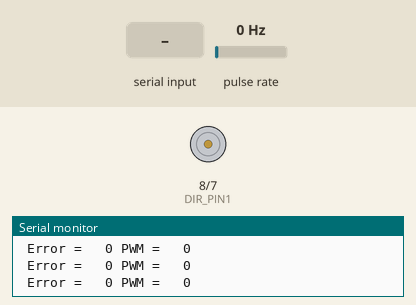
The sketch below on a simulated Arduino Uno, built with avr-gcc and run on an emulated ATmega328P. On the bench: motor-driver pin pairs drawn as motors (green arrow = first pin HIGH = forward, orange = second pin HIGH = backward, longer = more drive, scaled by the enable pin), the last lines printed to the serial monitor. Wiring (inferred from the names in the program): pulse sensor: data pin 2. The inputs (shaded band) are chosen by the test bench; at power-on: pulse rate 0 Hz.

Above: at 1.2 s.
1.3 s: "90,45\n" received over Serial
At 1.9 s:
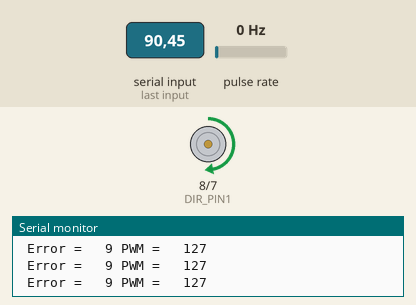
2.8 s: "30,150\n" received over Serial
At 3.2 s:
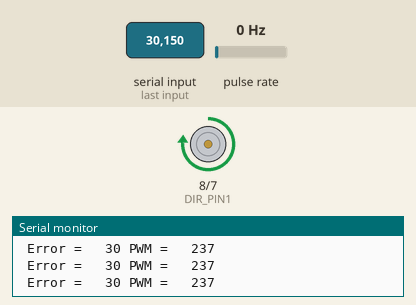
4.3 s: pulse rate (sensor on pin 2) set to 50 Hz
At 4.51 s:
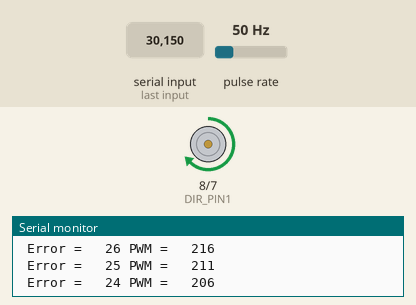
6.2 s: "1,90\n" received over Serial
Timing chart, 0 to 9.2 s (numbered marks = the images above; inputs shaded):
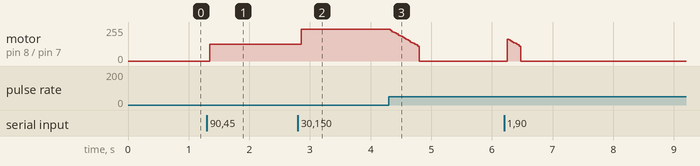

The sketch:

L298_motor_driver.ino
```cpp
#define ENCODER_PIN 2

#define DIR_PIN1 8
#define DIR_PIN2 7
#define MOTOR_ENABLE_PIN 6
#define CLICKS_PER_ROTATION 98
#define LOOP_DT 50 // micro seconds
volatile long encoder_val = 0;

// position control errors
int target = 0;
int dir = 0;
int prev_error = 0;
int error = 0 ;
int d_error = 0;
int _stop = 1;

float kp_pos = 5.25;
float kd_pos = 0.00000001;
float ki_pos = 0.00000001;
int pwm_out = 0;
int errSum = 0;
int prev_encoder_val = 0;
bool start_dc_motor_position_control;
int feedForwards = 80;


void encoderISR() {
  encoder_val++;
}

void actuate_motor( int dir , int pwm , int dir_pin1, int dir_pin2, int en_pin) {
//  pinMode(MOTOR_ENABLE_PIN, INPUT);
  switch (dir) {
    case -1:
      digitalWrite(dir_pin1, HIGH);
      digitalWrite(dir_pin2, LOW);
      analogWrite(en_pin, pwm);
//            Serial.println("moving backwards");
      break;
    case 0:
      digitalWrite(dir_pin1, LOW);
      digitalWrite(dir_pin2, LOW);
      analogWrite(en_pin, 0);
      break;
    case 1:
      digitalWrite(dir_pin1, LOW);
      digitalWrite(dir_pin2, HIGH);
      analogWrite(en_pin, pwm);
//            Serial.println("moving forwards");
      break;
  }
}

void setup() {
  // put your setup code here, to run once:
  pinMode(DIR_PIN1, OUTPUT);
  pinMode(DIR_PIN2, OUTPUT);
  pinMode(MOTOR_ENABLE_PIN, OUTPUT);
  attachInterrupt(digitalPinToInterrupt(ENCODER_PIN), encoderISR, RISING);

  Serial.begin(9600);
}

void loop() {
  // put your main code here, to run repeatedly:

  if (Serial.available() >= 2) {
    _stop = Serial.parseInt();
    target = Serial.parseInt();

    encoder_val = 0;
    prev_encoder_val = 0;
    errSum = 0;

    dir = (target <= 0) ? 1 : -1;
    target = abs(target);

    target = (int) (target / 5.0);

    Serial.print("\nSetting dir = ");
    Serial.println(dir);

    Serial.print("\nSetting Tartget = ");
    Serial.println(target);

  }


    error = target - encoder_val;

    if (error > 5) {
      d_error = (error - prev_error) / LOOP_DT;
      errSum += error * LOOP_DT;

//      pwm_out = (int) 100 + kp_pos * error;
      pwm_out = (int) feedForwards +  kp_pos * error + kd_pos * d_error + ki_pos * errSum;
//      pwm_out = 120;
//      pwm_out = s
      pwm_out = abs(pwm_out);
      pwm_out = max(0, min(pwm_out, 255));
      prev_error = error;
      actuate_motor(dir, pwm_out, DIR_PIN1, DIR_PIN2, MOTOR_ENABLE_PIN);
    } else {
      pwm_out = 0;
      actuate_motor(0, pwm_out, DIR_PIN1, DIR_PIN2, MOTOR_ENABLE_PIN);
    }

//  // simple pid calculations for position control
//  error = target - encoder_val;
//
//  if (_stop && abs(error) > 20) {
//
//    d_error = (prev_error - error) / LOOP_DT;
//    errSum += error * LOOP_DT;
//
//    pwm_out = (int) kp_pos * error + kd_pos * d_error + ki_pos * errSum;
//    pwm_out = abs(pwm_out);
//    pwm_out = max(0, min(pwm_out, 255));
//    prev_error = error;
//    actuate_motor(dir, pwm_out, DIR_PIN1, DIR_PIN2, MOTOR_ENABLE_PIN);
//  } else {
//    pwm_out = 0;
//    actuate_motor(_stop, pwm_out, DIR_PIN1, DIR_PIN2, MOTOR_ENABLE_PIN);
//  }


//  Serial.print("\n encoder_val = \t");
//  Serial.print(encoder_val);
//
  Serial.print("\n Error = \t");
  Serial.print(error);

  Serial.print(" PWM = \t");
  Serial.print(pwm_out);

  delayMicroseconds(LOOP_DT);
}
```

Measured:
- after the input at 1.3 s, motor on pin 8 (DIR_PIN1) / pin 7 (DIR_PIN2): stopped → forward 127/255 after 0.05 s
- after the input at 2.8 s, motor on pin 8 (DIR_PIN1) / pin 7 (DIR_PIN2): forward 127/255 → forward 237/255 after 0.05 s
- after the input at 4.3 s, motor on pin 8 (DIR_PIN1) / pin 7 (DIR_PIN2): moves from forward 237/255 to stopped over 0.47 s, starting at once
